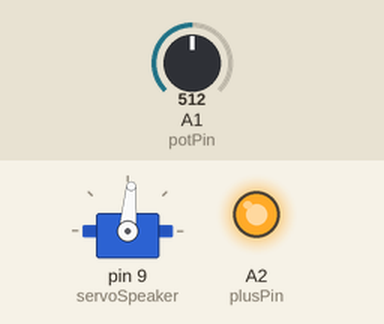
This sketch was run on a simulated Arduino Uno, built with avr-gcc and run on an emulated ATmega328P. On the bench: servo, output pins drawn as LEDs (lit = HIGH). The test bench sets the inputs (shaded band); at power-on: A1 (potPin) = 512.

Above: at 1.2 s.
1.3 s: A1 (potPin) set to 716
At 2.4 s:
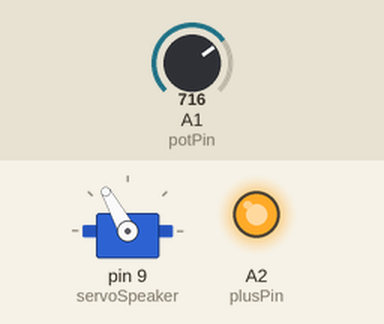
2.8 s: A1 (potPin) set to 900
At 3.6 s:
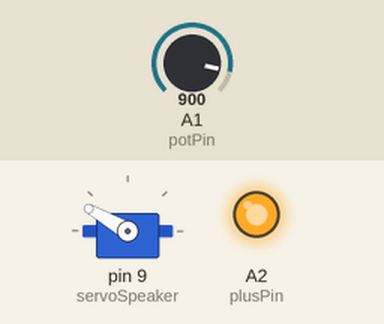
4.3 s: A1 (potPin) set to 1023
At 4.7 s:
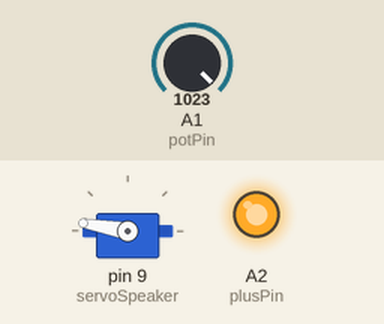
5.8 s: A1 (potPin) set to 306
At 7.0 s:
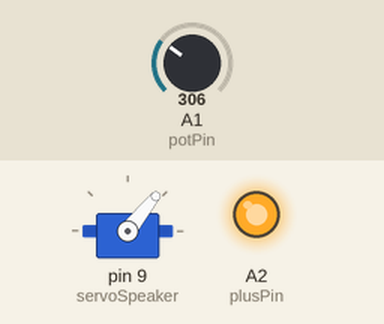
7.3 s: A1 (potPin) set to 122
At 8.2 s:
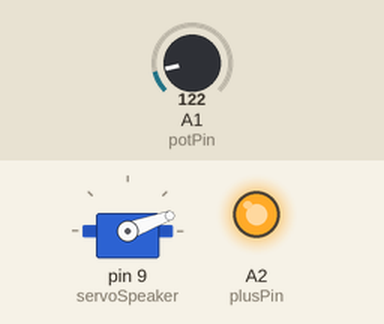
8.8 s: A1 (potPin) set to 511
At 9.3 s:
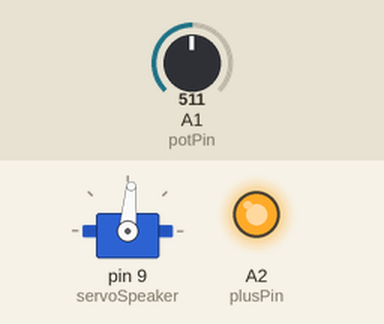
Timing chart, 0 to 11.3 s (numbered marks = the images above; inputs shaded):
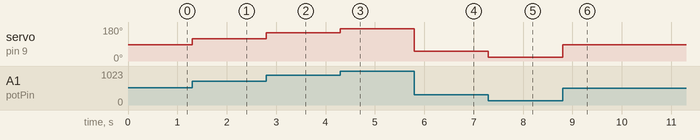

Measured:
- after the input at 1.3 s, servo on pin 9 (servoSpeaker): 85° → 119° at once
- after the input at 2.8 s, servo on pin 9 (servoSpeaker): 119° → 150° at once
- after the input at 4.3 s, servo on pin 9 (servoSpeaker): 150° → 170° at once
- after the input at 5.8 s, servo on pin 9 (servoSpeaker): 170° → 51° at once
- after the input at 7.3 s, servo on pin 9 (servoSpeaker): 51° → 20° at once
- after the input at 8.8 s, servo on pin 9 (servoSpeaker): 20° → 85° at once

The sketch:

servoSpeaker.ino
```cpp
  // setup servo library and start position
  # include <Servo.h> // include servo library
  Servo servoSpeaker; // declare speaker base servo
  // declare variables that can be varied to change the servo position
  int gndPin = A0;
  int plusPin = A2;
  int potPin = A1;
void setup() {
  servoSpeaker.attach(9); // attach servo to pin 9
  pinMode(gndPin, OUTPUT);
  digitalWrite(gndPin, LOW);
  pinMode(plusPin, OUTPUT);
  digitalWrite(plusPin, HIGH);
}

void loop() {
  // put your main code here, to run repeatedly:
  int potPosition = analogRead(potPin); // 0 to 1023
  int angle = potPosition / 6 ; // 0 to 170
  servoSpeaker.write(angle);
}
```
